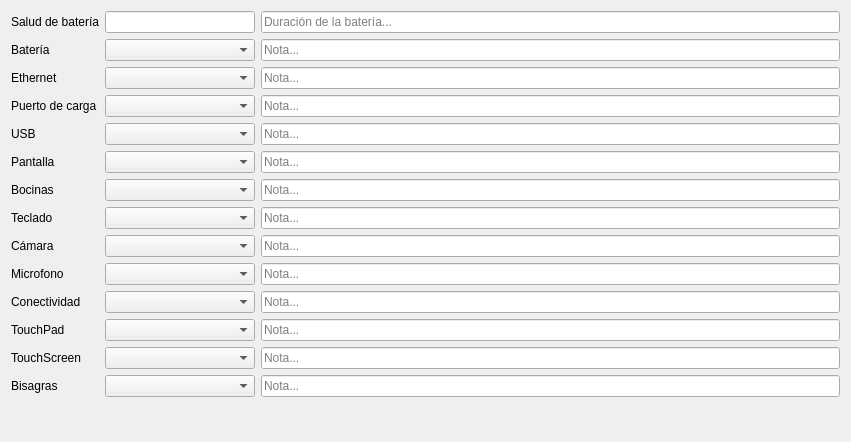
             <widget class="QWidget" name="scrollAreaWidgetContents_2">
              <property name="geometry">
               <rect>
                <x>0</x>
                <y>0</y>
                <width>851</width>
                <height>442</height>
               </rect>
              </property>
              <layout class="QVBoxLayout" name="verticalLayout_3">
               <item>
                <layout class="QHBoxLayout" name="horizontalLayout_3" stretch="0,1">
                 <item>
                  <layout class="QFormLayout" name="formLayout">
                   <property name="fieldGrowthPolicy">
                    <enum>QFormLayout::AllNonFixedFieldsGrow</enum>
                   </property>
                   <property name="rowWrapPolicy">
                    <enum>QFormLayout::WrapLongRows</enum>
                   </property>
                   <item row="0" column="1">
                    <widget class="QLineEdit" name="TextBatteryHealth_2">
                     <property name="maximumSize">
                      <size>
                       <width>300</width>
                       <height>16777215</height>
                      </size>
                     </property>
                     <property name="styleSheet">
                      <string notr="true"/>
                     </property>
                     <property name="readOnly">
                      <bool>false</bool>
                     </property>
                    </widget>
                   </item>
                   <item row="2" column="0">
                    <widget class="QLabel" name="label_13">
                     <property name="text">
                      <string>Ethernet</string>
                     </property>
                    </widget>
                   </item>
                   <item row="3" column="0">
                    <widget class="QLabel" name="label_14">
                     <property name="text">
                      <string>Puerto de carga</string>
                     </property>
                    </widget>
                   </item>
                   <item row="3" column="1">
                    <widget class="QComboBox" name="CboxPlug">
                     <property name="minimumSize">
                      <size>
                       <width>150</width>
                       <height>0</height>
                      </size>
                     </property>
                     <property name="maximumSize">
                      <size>
                       <width>300</width>
                       <height>16777215</height>
                      </size>
                     </property>
                     <property name="currentText">
                      <string/>
                     </property>
                     <property name="currentIndex">
                      <number>-1</number>
                     </property>
                     <property name="placeholderText">
                      <string>Selecciona</string>
                     </property>
                    </widget>
                   </item>
                   <item row="4" column="0">
                    <widget class="QLabel" name="label_15">
                     <property name="text">
                      <string>USB</string>
                     </property>
                    </widget>
                   </item>
                   <item row="4" column="1">
                    <widget class="QComboBox" name="CboxUSB">
                     <property name="minimumSize">
                      <size>
                       <width>150</width>
                       <height>0</height>
                      </size>
                     </property>
                     <property name="maximumSize">
                      <size>
                       <width>300</width>
                       <height>16777215</height>
                      </size>
                     </property>
                     <property name="currentText">
                      <string/>
                     </property>
                     <property name="currentIndex">
                      <number>-1</number>
                     </property>
                     <property name="placeholderText">
                      <string>Selecciona</string>
                     </property>
                    </widget>
                   </item>
                   <item row="5" column="0">
                    <widget class="QLabel" name="label_16">
                     <property name="text">
                      <string>Pantalla</string>
                     </property>
                    </widget>
                   </item>
                   <item row="5" column="1">
                    <widget class="QComboBox" name="CboxScreen">
                     <property name="minimumSize">
                      <size>
                       <width>150</width>
                       <height>0</height>
                      </size>
                     </property>
                     <property name="maximumSize">
                      <size>
                       <width>300</width>
                       <height>16777215</height>
                      </size>
                     </property>
                     <property name="currentText">
                      <string/>
                     </property>
                     <property name="currentIndex">
                      <number>-1</number>
                     </property>
                     <property name="placeholderText">
                      <string>Selecciona</string>
                     </property>
                    </widget>
                   </item>
                   <item row="6" column="0">
                    <widget class="QLabel" name="label_17">
                     <property name="text">
                      <string>Bocinas</string>
                     </property>
                    </widget>
                   </item>
                   <item row="6" column="1">
                    <widget class="QComboBox" name="CboxSpikers">
                     <property name="minimumSize">
                      <size>
                       <width>150</width>
                       <height>0</height>
                      </size>
                     </property>
                     <property name="maximumSize">
                      <size>
                       <width>300</width>
                       <height>16777215</height>
                      </size>
                     </property>
                     <property name="currentText">
                      <string/>
                     </property>
                     <property name="currentIndex">
                      <number>-1</number>
                     </property>
                     <property name="placeholderText">
                      <string>Selecciona</string>
                     </property>
                    </widget>
                   </item>
                   <item row="7" column="0">
                    <widget class="QLabel" name="label_18">
                     <property name="text">
                      <string>Teclado</string>
                     </property>
                    </widget>
                   </item>
                   <item row="7" column="1">
                    <widget class="QComboBox" name="CboxKeyboard">
                     <property name="minimumSize">
                      <size>
                       <width>150</width>
                       <height>0</height>
                      </size>
                     </property>
                     <property name="maximumSize">
                      <size>
                       <width>300</width>
                       <height>16777215</height>
                      </size>
                     </property>
                     <property name="currentText">
                      <string/>
                     </property>
                     <property name="currentIndex">
                      <number>-1</number>
                     </property>
                     <property name="placeholderText">
                      <string>Selecciona</string>
                     </property>
                    </widget>
                   </item>
                   <item row="8" column="0">
                    <widget class="QLabel" name="label_19">
                     <property name="text">
                      <string>Cámara</string>
                     </property>
                    </widget>
                   </item>
                   <item row="8" column="1">
                    <widget class="QComboBox" name="CboxCamera">
                     <property name="minimumSize">
                      <size>
                       <width>150</width>
                       <height>0</height>
                      </size>
                     </property>
                     <property name="maximumSize">
                      <size>
                       <width>300</width>
                       <height>16777215</height>
                      </size>
                     </property>
                     <property name="currentText">
                      <string/>
                     </property>
                     <property name="currentIndex">
                      <number>-1</number>
                     </property>
                     <property name="placeholderText">
                      <string>Selecciona</string>
                     </property>
                    </widget>
                   </item>
                   <item row="9" column="0">
                    <widget class="QLabel" name="label_20">
                     <property name="text">
                      <string>Microfono</string>
                     </property>
                    </widget>
                   </item>
                   <item row="9" column="1">
                    <widget class="QComboBox" name="CboxMicro">
                     <property name="minimumSize">
                      <size>
                       <width>150</width>
                       <height>0</height>
                      </size>
                     </property>
                     <property name="maximumSize">
                      <size>
                       <width>300</width>
                       <height>16777215</height>
                      </size>
                     </property>
                     <property name="currentText">
                      <string/>
                     </property>
                     <property name="currentIndex">
                      <number>-1</number>
                     </property>
                     <property name="placeholderText">
                      <string>Selecciona</string>
                     </property>
                    </widget>
                   </item>
                   <item row="11" column="0">
                    <widget class="QLabel" name="label_21">
                     <property name="text">
                      <string>TouchPad</string>
                     </property>
                    </widget>
                   </item>
                   <item row="11" column="1">
                    <widget class="QComboBox" name="CboxTouchpad">
                     <property name="minimumSize">
                      <size>
                       <width>150</width>
                       <height>0</height>
                      </size>
                     </property>
                     <property name="maximumSize">
                      <size>
                       <width>300</width>
                       <height>16777215</height>
                      </size>
                     </property>
                     <property name="currentText">
                      <string/>
                     </property>
                     <property name="currentIndex">
                      <number>-1</number>
                     </property>
                     <property name="placeholderText">
                      <string>Selecciona</string>
                     </property>
                    </widget>
                   </item>
                   <item row="12" column="0">
                    <widget class="QLabel" name="label_25">
                     <property name="text">
                      <string>TouchScreen</string>
                     </property>
                    </widget>
                   </item>
                   <item row="12" column="1">
                    <widget class="QComboBox" name="CboxTouchscreen">
                     <property name="minimumSize">
                      <size>
                       <width>150</width>
                       <height>0</height>
                      </size>
                     </property>
                     <property name="maximumSize">
                      <size>
                       <width>300</width>
                       <height>16777215</height>
                      </size>
                     </property>
                     <property name="currentText">
                      <string/>
                     </property>
                     <property name="currentIndex">
                      <number>-1</number>
                     </property>
                     <property name="placeholderText">
                      <string>Selecciona</string>
                     </property>
                    </widget>
                   </item>
                   <item row="13" column="0">
                    <widget class="QLabel" name="label_26">
                     <property name="text">
                      <string>Bisagras</string>
                     </property>
                    </widget>
                   </item>
                   <item row="13" column="1">
                    <widget class="QComboBox" name="CboxHinges">
                     <property name="minimumSize">
                      <size>
                       <width>150</width>
                       <height>0</height>
                      </size>
                     </property>
                     <property name="maximumSize">
                      <size>
                       <width>300</width>
                       <height>16777215</height>
                      </size>
                     </property>
                     <property name="currentText">
                      <string/>
                     </property>
                     <property name="currentIndex">
                      <number>-1</number>
                     </property>
                     <property name="placeholderText">
                      <string>Selecciona</string>
                     </property>
                    </widget>
                   </item>
                   <item row="2" column="1">
                    <widget class="QComboBox" name="CboxEthernet">
                     <property name="minimumSize">
                      <size>
                       <width>150</width>
                       <height>0</height>
                      </size>
                     </property>
                     <property name="maximumSize">
                      <size>
                       <width>300</width>
                       <height>16777215</height>
                      </size>
                     </property>
                     <property name="currentText">
                      <string/>
                     </property>
                     <property name="currentIndex">
                      <number>-1</number>
                     </property>
                     <property name="placeholderText">
                      <string>Selecciona</string>
                     </property>
                    </widget>
                   </item>
                   <item row="1" column="1">
                    <widget class="QComboBox" name="CboxBattery">
                     <property name="minimumSize">
                      <size>
                       <width>150</width>
                       <height>0</height>
                      </size>
                     </property>
                     <property name="maximumSize">
                      <size>
                       <width>300</width>
                       <height>16777215</height>
                      </size>
                     </property>
                     <property name="currentText">
                      <string/>
                     </property>
                     <property name="currentIndex">
                      <number>-1</number>
                     </property>
                     <property name="placeholderText">
                      <string>Selecciona</string>
                     </property>
                    </widget>
                   </item>
                   <item row="1" column="0">
                    <widget class="QLabel" name="label_30">
                     <property name="text">
                      <string>Batería</string>
                     </property>
                    </widget>
                   </item>
                   <item row="10" column="1">
                    <widget class="QComboBox" name="CboxConnectivity">
                     <property name="minimumSize">
                      <size>
                       <width>150</width>
                       <height>0</height>
                      </size>
                     </property>
                     <property name="maximumSize">
                      <size>
                       <width>300</width>
                       <height>16777215</height>
                      </size>
                     </property>
                     <property name="currentText">
                      <string/>
                     </property>
                     <property name="currentIndex">
                      <number>-1</number>
                     </property>
                     <property name="placeholderText">
                      <string>Selecciona</string>
                     </property>
                    </widget>
                   </item>
                   <item row="10" column="0">
                    <widget class="QLabel" name="label_32">
                     <property name="text">
                      <string>Conectividad</string>
                     </property>
                    </widget>
                   </item>
                   <item row="0" column="0">
                    <widget class="QLabel" name="label_12">
                     <property name="text">
                      <string>Salud de batería</string>
                     </property>
                    </widget>
                   </item>
                  </layout>
                 </item>
                 <item>
                  <layout class="QVBoxLayout" name="verticalLayout_14">
                   <item>
                    <widget class="QLineEdit" name="TextBatteryDuration">
                     <property name="minimumSize">
                      <size>
                       <width>0</width>
                       <height>0</height>
                      </size>
                     </property>
                     <property name="placeholderText">
                      <string>Duración de la batería...</string>
                     </property>
                     <property name="clearButtonEnabled">
                      <bool>false</bool>
                     </property>
                    </widget>
                   </item>
                   <item>
                    <widget class="QLineEdit" name="TextBatteryNote">
                     <property name="minimumSize">
                      <size>
                       <width>0</width>
                       <height>0</height>
                      </size>
                     </property>
                     <property name="placeholderText">
                      <string>Nota...</string>
                     </property>
                    </widget>
                   </item>
                   <item>
                    <widget class="QLineEdit" name="TextEthernetNote">
                     <property name="minimumSize">
                      <size>
                       <width>0</width>
                       <height>0</height>
                      </size>
                     </property>
                     <property name="placeholderText">
                      <string>Nota...</string>
                     </property>
                    </widget>
                   </item>
                   <item>
                    <widget class="QLineEdit" name="TextPlugNote">
                     <property name="minimumSize">
                      <size>
                       <width>0</width>
                       <height>0</height>
                      </size>
                     </property>
                     <property name="placeholderText">
                      <string>Nota...</string>
                     </property>
                    </widget>
                   </item>
                   <item>
                    <widget class="QLineEdit" name="TextUSBNote">
                     <property name="minimumSize">
                      <size>
                       <width>0</width>
                       <height>0</height>
                      </size>
                     </property>
                     <property name="placeholderText">
                      <string>Nota...</string>
                     </property>
                    </widget>
                   </item>
                   <item>
                    <widget class="QLineEdit" name="TextScreenNote">
                     <property name="minimumSize">
                      <size>
                       <width>0</width>
                       <height>0</height>
                      </size>
                     </property>
                     <property name="placeholderText">
                      <string>Nota...</string>
                     </property>
                    </widget>
                   </item>
                   <item>
                    <widget class="QLineEdit" name="TextSpikersNote">
                     <property name="minimumSize">
                      <size>
                       <width>0</width>
                       <height>0</height>
                      </size>
                     </property>
                     <property name="placeholderText">
                      <string>Nota...</string>
                     </property>
                    </widget>
                   </item>
                   <item>
                    <widget class="QLineEdit" name="TextKeyboardNote">
                     <property name="minimumSize">
                      <size>
                       <width>0</width>
                       <height>0</height>
                      </size>
                     </property>
                     <property name="placeholderText">
                      <string>Nota...</string>
                     </property>
                    </widget>
                   </item>
                   <item>
                    <widget class="QLineEdit" name="TextCameraNote">
                     <property name="minimumSize">
                      <size>
                       <width>0</width>
                       <height>0</height>
                      </size>
                     </property>
                     <property name="placeholderText">
                      <string>Nota...</string>
                     </property>
                    </widget>
                   </item>
                   <item>
                    <widget class="QLineEdit" name="TextMicroNote">
                     <property name="minimumSize">
                      <size>
                       <width>0</width>
                       <height>0</height>
                      </size>
                     </property>
                     <property name="placeholderText">
                      <string>Nota...</string>
                     </property>
                    </widget>
                   </item>
                   <item>
                    <widget class="QLineEdit" name="TextConnectivityNote">
                     <property name="minimumSize">
                      <size>
                       <width>0</width>
                       <height>0</height>
                      </size>
                     </property>
                     <property name="placeholderText">
                      <string>Nota...</string>
                     </property>
                    </widget>
                   </item>
                   <item>
                    <widget class="QLineEdit" name="TextTouchpadNote">
                     <property name="minimumSize">
                      <size>
                       <width>0</width>
                       <height>0</height>
                      </size>
                     </property>
                     <property name="placeholderText">
                      <string>Nota...</string>
                     </property>
                    </widget>
                   </item>
                   <item>
                    <widget class="QLineEdit" name="TextTouchscreenNote">
                     <property name="minimumSize">
                      <size>
                       <width>0</width>
                       <height>0</height>
                      </size>
                     </property>
                     <property name="placeholderText">
                      <string>Nota...</string>
                     </property>
                    </widget>
                   </item>
                   <item>
                    <widget class="QLineEdit" name="TextHingesNote">
                     <property name="minimumSize">
                      <size>
                       <width>0</width>
                       <height>0</height>
                      </size>
                     </property>
                     <property name="placeholderText">
                      <string>Nota...</string>
                     </property>
                    </widget>
                   </item>
                  </layout>
                 </item>
                </layout>
               </item>
               <item>
                <spacer name="verticalSpacer">
                 <property name="orientation">
                  <enum>Qt::Vertical</enum>
                 </property>
                 <property name="sizeHint" stdset="0">
                  <size>
                   <width>20</width>
                   <height>40</height>
                  </size>
                 </property>
                </spacer>
               </item>
              </layout>
             </widget>
